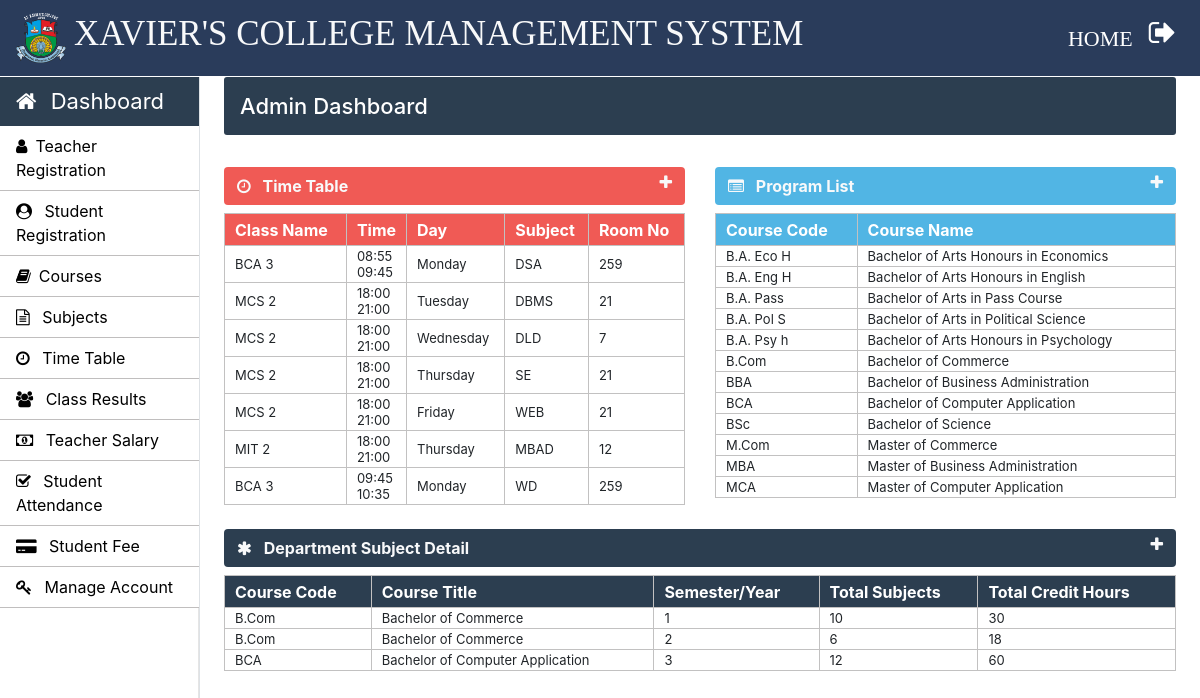
The app's page /admin/admin-index.php (signed in) with its own data.
### tables this page shows
CREATE TABLE `time_table` (
  `id` int(11) NOT NULL,
  `course_code` varchar(10) NOT NULL,
  `semester` int(11) NOT NULL,
  `timing_from` varchar(10) NOT NULL,
  `timing_to` varchar(10) NOT NULL,
  `day` varchar(20) NOT NULL,
  `subject_code` varchar(20) NOT NULL,
  `room_no` int(11) NOT NULL
);

CREATE TABLE `weekdays` (
  `day_id` int(11) NOT NULL,
  `day_name` varchar(15) NOT NULL
);

CREATE TABLE `courses` (
  `course_code` varchar(10) NOT NULL,
  `course_name` varchar(50) NOT NULL,
  `semester_or_year` varchar(10) NOT NULL,
  `no_of_year` int(10) NOT NULL
);

### Admin/admin-index.php (the view, shortened to what this page needs)
	<?php
		require_once "../connection/connection.php";
	?>
	<?php include('../common/common-header.php') ?>
	<?php include('../common/admin-sidebar.php') ?>
		<main role="main" class="col-xl-10 col-lg-9 col-md-8 ml-sm-auto px-md-4 mb-2 w-100 page-content-index">
			<div class="flex-wrap flex-md-no-wrap pt-3 pb-2 mb-3 text-white admin-dashboard pl-3">
				<h4>Admin Dashboard </h4>
			</div>
			<div class="row">
				<div class=" col-lg-6 col-md-12 col-sm-12 ">
					<div>
						<section class="mt-3">
							<div class="btn btn-block table-one text-light d-flex">
								<span class="font-weight-bold"><i class="fa fa-clock-o mr-2" aria-hidden="true"></i> Time Table</span>
								<a href="" class="ml-auto" data-toggle="collapse" data-target="#collapseOne"><i class="fa fa-plus text-light" aria-hidden="true"></i></a>
							</div>
							<div class="collapse show mt-2" id="collapseOne">
								<table class="w-100 table-elements table-one-tr"cellpadding="2">
									<tr class="pt-5 table-one text-white" style="height: 32px;">
										<th>Class Name</th>
										<th>Time</th>
										<th>Day</th>
										<th>Subject</th>
										<th>Room No</th>
									</tr>
									<?php
										$query="select * from time_table tt inner join weekdays wd on tt.day=wd.day_id";
										$run=mysqli_query($con,$query);
										while($row=mysqli_fetch_array($run)) {
											echo "<tr>";
											echo "<td>".$row["course_code"]." ".$row["semester"]."</td>";
											echo "<td>".$row["timing_from"]."<br>".$row["timing_to"]."</td>";
											echo "<td>".$row["day_name"]."</td>";
											echo "<td>".$row["subject_code"]."</td>";
											echo "<td>".$row["room_no"]."</td>";
											echo "</tr>";
										}
									?>
								</table>
							</div>
						</section>
					</div>
				</div>
				<div class=" col-lg-6 col-md-12 col-sm-12">
					<div>
						<section class="mt-3">
							<div class="btn btn-block table-two text-light d-flex">
								<span class="font-weight-bold"><i class="fa fa-list-alt mr-2" aria-hidden="true"></i> Program List</span>
								<a href="" class="ml-auto" data-toggle="collapse" data-target="#collapsetwo"><i class="fa fa-plus text-light" aria-hidden="true"></i></a>
							</div>
							<div class="collapse show mt-2" id="collapsetwo">
								<table class="w-100 table-elements table-two-tr"cellpadding="2">
									<tr class="pt-5 table-two text-white" style="height: 32px;">
										<th>Course Code</th>
										<th>Course Name</th>
									</tr>
									<?php
										$query="select course_name,course_code from courses";
										$run=mysqli_query($con,$query);
										while($row=mysqli_fetch_array($run)) { ?>
											<tr>
												<td><?php echo $row['course_code'] ?></td>
												<td><?php echo $row['course_name'] ?></td>
											</tr>
										<?php }
									?>
								</table>
							</div>
						</section>
					</div>
				</div>
				<div class="col-md-12">
					<div>
						<section class="mt-4">
							<div class="btn btn-block table-three text-light d-flex">
								<span class="font-weight-bold"><i class="fa fa-asterisk mr-2" aria-hidden="true"></i> Department Subject Detail</span>
								<a href="" class="ml-auto" data-toggle="collapse" data-target="#collapsethree"><i class="fa fa-plus text-light" aria-hidden="true"></i></a>
							</div>
							<div class="collapse show mt-2" id="collapsethree">
								<table class="w-100 table-elements table-three-tr"cellpadding="2">
									<tr class="pt-5 table-three text-white" style="height: 32px;">
										<th>Course Code</th>
										<th>Course Title</th>
										<th>Semester/Year</th>
										<th>Total Subjects</th>
										<th>Total Credit Hours</th>
									</tr>
									<?php
										$query="select course_code,course_name,semester,count(subject_code) as subject_code,sum(credit_hours) as credit_hours from course_subjects join courses using(course_code) group by course_code, semester";
										$run=mysqli_query($con,$query);
										while($row=mysqli_fetch_array($run)) {
											echo "<tr>";
											echo "<td>".$row["course_code"]."</td>";
											echo "<td>".$row["course_name"]."</td>";
											echo "<td>".$row["semester"]."</td>";
											echo "<td>".$row["subject_code"]."</td>";
											echo "<td>".$row["credit_hours"]."</td>";
											echo "</tr>";
										}
									?>
								</table>
							</div>
						</section>
					</div>
				</div>
			</div>
		</main>
	</body>
</html>

### Common/common-header.php (shortened to what this page needs)
<!doctype html>
<html lang="en">
	<head>
      <link rel="stylesheet" type="text/css" href="../bootstrap/css/bootstrap.min.css">
      <link rel="stylesheet" type="text/css" href="../css/footer.css">
      <link rel="stylesheet" type="text/css" href="../css/style.css">
    <link rel="stylesheet" href="https://stackpath.bootstrapcdn.com/font-awesome/4.7.0/css/font-awesome.min.css">
  </head>
  <body>
    <nav class="navbar navbar-expand-lg navbar-dark header-back sticky-top header-navbar-fonts">
      <a class="navbar-brand d-flex align-items-center" href="../index.php">
        <img src="../images/logo.png" class="logo-image" width="50" height="50">
        <h3 class="text-light text-uppercase ml-2">Xavier's College Management System</h3>
      </a>
      <div class="collapse navbar-collapse" id="navbarNavDropdown">
        <ul class="navbar-nav ml-auto">
          <li class="nav-item active">
            <a class="nav-link" href="../index.php">HOME<span class="sr-only">(current)</span></a>
          </li>
          <li class="nav-item active">
            <a class="nav-link" href="../login/logout.php"><i class="fa fa-sign-out text-white fa-lg" aria-hidden="true"></i><span class="sr-only">(current)</span></a>
          </li>
        </ul>
      </div>
    </nav>

### Common/admin-sidebar.php (shortened to what this page needs)
 <nav id="sidebarMenu" class="">
<div class="col-xl-2 col-lg-3 col-md-4 sidebar position-fixed border-right">
     <div class="sidebar-header">
       <div class="nav-item">
           <a class="nav-link text-white" href="../admin/admin-index.php">
               <i class="fa fa-home mr-2" aria-hidden="true"></i> Dashboard
           </a>
       </div>
     </div>
     <ul class="nav flex-column">
       <li class="nav-item">
         <a class="nav-link" href="../admin/Teacher.php">
           <i class="fa fa-user mr-2" aria-hidden="true"></i>Teacher Registration
         </a>
     </li>
       <li class="nav-item">
         <a class="nav-link" href="../admin/Student.php">
           <i class="fa fa-user-circle mr-2" aria-hidden="true"></i> Student Registration
         </a>
       </li>
       <li class="nav-item">
         <a class="nav-link" href="../admin/Courses.php">
           <i class="fa fa-book mr-2" aria-hidden="true"></i>Courses
         </a>
       </li>
       <li class="nav-item">
         <a class="nav-link" href="../admin/subjects.php">
           <i class="fa fa-file-text-o mr-2" aria-hidden="true"></i> Subjects
         </a>
       </li>
       <li class="nav-item">
         <a class="nav-link" href="../admin/time-table.php">
            <i class="fa fa-clock-o mr-2" aria-hidden="true"></i> Time Table
         </a>
 </li>
       <li class="nav-item">
         <a class="nav-link" href="../admin/class-result.php">
           <i class="fa fa-users mr-2" aria-hidden="true"></i> Class Results
         </a>
       </li>
       <li class="nav-item">
         <a class="nav-link" href="../admin/teacher-salary.php">
           <i class="fa fa-money mr-2" aria-hidden="true"></i> Teacher Salary
         </a>
       </li>
       <li class="nav-item">
         <a class="nav-link" href="../admin/student-attendance.php">
           <i class="fa fa-check-square-o mr-2" aria-hidden="true"></i> Student Attendance
         </a>
       </li>
       <li class="nav-item">
         <a class="nav-link" href="../admin/student-fee.php">
           <i class="fa fa-credit-card-alt mr-2" aria-hidden="true"></i> Student Fee
         </a>
       </li>
       <li class="nav-item">
         <a class="nav-link" href="../admin/manage-accounts.php">
           <i class="fa fa-key mr-2" aria-hidden="true"></i> Manage Account
         </a>
       </li>
     </ul>
   </div>
 </nav>

### Css/footer.css (style rules this page uses)
.footer-top h2,h3 { color: #fff; }

### Css/style.css (style rules this page uses)
h3 { font-size: 25px; }
h4 { font-size: 22px; }
.header-back { background: #2a3c5b; }
.header-navbar-fonts { font-family: Cambria, Cochin, Georgia, Times, 'Times New Roman', serif; }
.header-navbar-fonts h3 { font-size: 35px !important; }
.header-navbar-fonts ul li a { font-size: 22px !important; }
.sidebar { padding: 0; margin-top: 1px; height: 100%; box-shadow: inset -1px 0 0 rgba(0, 0, 0, .1); background-color: #fff; }
.sidebar-header { background: #2c3e50; font-size: 22px !important; }
.sidebar ul { background-color: #ffffff; }
.sidebar ul li { border-bottom: 1px solid rgb(192, 190, 190); }
.sidebar ul li a { font-size: 16px !important; color: black; }
.admin-dashboard { margin-top: 1px !important; background: #2c3e50 !important; border-radius: 3px; }
.table-elements tr, td, th { font-size: 13px; border: 1px solid rgb(194, 193, 193); padding-left: 10px !important; }
.table-one { background: #eb1811b6; }
.table-two { background: #51b5e4; }
.table-three { background: #2c3e50 !important; }
.table-font-for-transcript td, th { font-size: 16px !important; }

### records on screen
time_table: course_code "BCA", semester "3", timing_from "08:55", timing_to "09:45", weekdays.day_name "Monday", subject_code "DSA", room_no "259"
time_table: course_code "MCS", semester "2", timing_from "18:00", timing_to "21:00", weekdays.day_name "Tuesday", subject_code "DBMS", room_no "21"
time_table: course_code "MCS", semester "2", timing_from "18:00", timing_to "21:00", weekdays.day_name "Wednesday", subject_code "DLD", room_no "7"
time_table: course_code "MCS", semester "2", timing_from "18:00", timing_to "21:00", weekdays.day_name "Thursday", subject_code "SE", room_no "21"
time_table: course_code "MCS", semester "2", timing_from "18:00", timing_to "21:00", weekdays.day_name "Friday", subject_code "WEB", room_no "21"
time_table: course_code "MIT", semester "2", timing_from "18:00", timing_to "21:00", weekdays.day_name "Thursday", subject_code "MBAD", room_no "12"
time_table: course_code "BCA", semester "3", timing_from "09:45", timing_to "10:35", weekdays.day_name "Monday", subject_code "WD", room_no "259"
courses: course_code "B.A. Eco H", course_name "Bachelor of Arts Honours in Economics"
courses: course_code "B.A. Eng H", course_name "Bachelor of Arts Honours in English"
courses: course_code "B.A. Pass", course_name "Bachelor of Arts in Pass Course"
courses: course_code "B.A. Pol S", course_name "Bachelor of Arts in Political Science"
courses: course_code "B.A. Psy h", course_name "Bachelor of Arts Honours in Psychology"
courses: course_code "B.Com", course_name "Bachelor of Commerce"
courses: course_code "BBA", course_name "Bachelor of Business Administration"
courses: course_code "BCA", course_name "Bachelor of Computer Application"
courses: course_code "BSc", course_name "Bachelor of Science"
courses: course_code "M.Com", course_name "Master of Commerce"
courses: course_code "MBA", course_name "Master of Business Administration"
courses: course_code "MCA", course_name "Master of Computer Application"

### other values on screen
$row["course_code"] "B.Com"
$row["course_name"] "Bachelor of Commerce"
$row["semester"] "1"
$row["subject_code"] "10"
$row["credit_hours"] "30"
$row["semester"] "2"
$row["subject_code"] "6"
$row["credit_hours"] "18"
$row["course_code"] "BCA"
$row["course_name"] "Bachelor of Computer Application"
$row["semester"] "3"
$row["subject_code"] "12"
$row["credit_hours"] "60"
